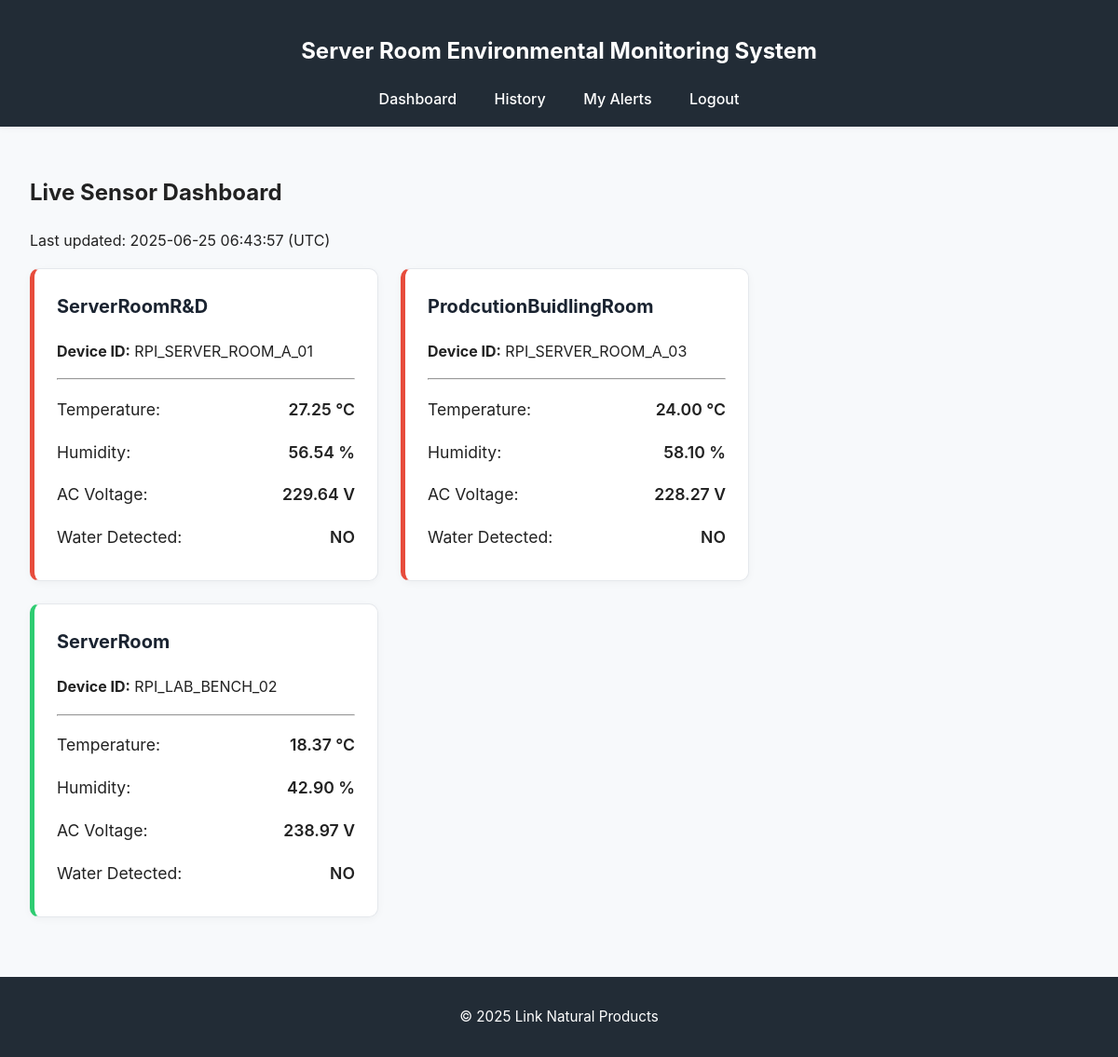
Page /dashboard (signed in) on the committed database.
### app/models.py (models this page shows, shortened)
class Device(db.Model):
    id = db.Column(db.Integer, primary_key=True)
    name = db.Column(db.String(120), nullable=False)
    unique_hardware_id = db.Column(db.String(120), unique=True, nullable=False)
    category = db.Column(db.String(120), default='default')
    temp_threshold_high = db.Column(db.Float)
    humidity_threshold_low = db.Column(db.Float)
    humidity_threshold_high = db.Column(db.Float)
    alert_on_water = db.Column(db.Boolean, default=True)
    voltage_threshold_low = db.Column(db.Float)
    voltage_threshold_high = db.Column(db.Float)
    temp_alert_status = db.Column(db.Boolean, default=False)
    humidity_alert_status = db.Column(db.Boolean, default=False)
    water_alert_status = db.Column(db.Boolean, default=False)
    voltage_alert_status = db.Column(db.Boolean, default=False)
    sensor_data = db.relationship('SensorData', backref='device', lazy='dynamic')
    alerts = db.relationship('AlertLog', backref='device', lazy='dynamic')

class SensorData(db.Model):
    id = db.Column(db.Integer, primary_key=True)
    temperature = db.Column(db.Float)
    humidity = db.Column(db.Float)
    ac_voltage = db.Column(db.Float)
    water_detected = db.Column(db.Boolean, default=False)
    timestamp = db.Column(db.DateTime, index=True, default=datetime.utcnow)
    device_id = db.Column(db.Integer, db.ForeignKey('device.id'))

### app/routes.py (the view)
@bp.route('/dashboard')
@login_required
def dashboard():
    assigned_devices = current_user.devices.all()
    assigned_device_ids = [device.id for device in assigned_devices]
    latest_logs_with_status = []
    if assigned_device_ids:
        subquery = db.session.query(
            SensorData.device_id,
            db.func.max(SensorData.timestamp).label('max_timestamp')
        ).filter(SensorData.device_id.in_(assigned_device_ids)).group_by(SensorData.device_id).subquery()
        results = db.session.query(SensorData, Device).join(
            subquery,
            db.and_(
                SensorData.device_id == subquery.c.device_id,
                SensorData.timestamp == subquery.c.max_timestamp
            )
        ).join(Device, SensorData.device_id == Device.id).all()
        for log, device in results:
            latest_logs_with_status.append({
                'log': log,
                'device': device
            })
    current_time = datetime.now(timezone.utc).strftime('%Y-%m-%d %H:%M:%S')
    return render_template(
        'dashboard.html',
        items=latest_logs_with_status,
        last_updated=current_time
    )

### app/auth.py (called while the page is built)
@login.user_loader
def load_user(id):
    return User.query.get(int(id))

### app/templates/dashboard.html (shortened to what this page needs)
{% extends 'layout.html' %}
{% block content %}
  <h2>Live Sensor Dashboard</h2>
  <p>Last updated: {{ last_updated }} (UTC)</p>
  {% if items %}
    <div class="cards-container">
      {% for item in items %}
        {% set status_class = 'status-ok' %}
        {% if item.device.temp_alert_status or item.device.humidity_alert_status or item.device.water_alert_status %}
          {% set status_class = 'status-alert' %}
        {% endif %}
        <div class="card {{ status_class }}">
          <h3>{{ item.device.name }}</h3>
          <p><strong>Device ID:</strong> {{ item.device.unique_hardware_id }}</p>
          <hr>
          <p class="sensor-reading temp">Temperature: <span>{{ '%.2f'|format(item.log.temperature) }} °C</span></p>
          <p class="sensor-reading humidity">Humidity: <span>{{ '%.2f'|format(item.log.humidity) }} %</span></p>
          <p class="sensor-reading voltage">AC Voltage: <span>{{ '%.2f'|format(item.log.ac_voltage) }} V</span></p>
          <p class="sensor-reading water">Water Detected:
            {% if item.log.water_detected %}
              <span class="alert">YES</span>
            {% else %}
              <span>NO</span>
            {% endif %}
          </p>
        </div>
      {% endfor %}
    </div>
  {% else %}
    <p>No sensor data available yet for your assigned devices.</p>
  {% endif %}
{% endblock %}

### app/templates/layout.html (shortened to what this page needs)
<!doctype html>
<html lang="en">
  <head>
    <link rel="stylesheet" href="{{ url_for('static', filename='style.css') }}">
  </head>
  <body>
    <nav>
      <h1>Server Room Environmental Monitoring System</h1>
      <div class="nav-links">
          {% if current_user.is_authenticated %}
            <a href="{{ url_for('main.dashboard') }}">Dashboard</a>
            <a href="{{ url_for('main.history') }}">History</a>
            <a href="{{ url_for('main.alerts') }}">My Alerts</a>
            <a href="{{ url_for('auth.logout') }}">Logout</a>
          {% else %}
            <a href="{{ url_for('auth.login') }}">Login</a>
          {% endif %}
      </div>
    </nav>
    <main>
      {% block content %}{% endblock %}
    </main>
    <footer>
      <p>&copy; 2025 Link Natural Products</p>
    </footer>
  </body>
</html>

### app/static/style.css (style rules this page uses)
body { font-family: -apple-system, BlinkMacSystemFont, "Segoe UI", Roboto, "Helvetica Neue", Arial, sans-serif; line-height: 1.6; background-color: #f7f9fb; margin: 0; color: #222; }
nav { background-color: #222c36; color: white; padding: 1rem; text-align: center; box-shadow: 0 2px 8px rgba(0,0,0,0.04); }
main { padding: 2rem; max-width: 1200px; margin: auto; }
footer { text-align: center; padding: 1rem; margin-top: 2rem; background-color: #222c36; color: white; font-size: 0.95rem; }
.cards-container { display: flex; flex-wrap: wrap; gap: 24px; }
.card { background: white; border: 1px solid #e5e8ec; border-radius: 10px; padding: 24px; box-shadow: 0 2px 8px rgba(0,0,0,0.04); min-width: 320px; transition: box-shadow 0.2s; }
.card h3 { margin-top: 0; font-size: 1.25rem; color: #1a2330; }
.sensor-reading { font-size: 1.1rem; margin-bottom: 0.5rem; }
.sensor-reading span { font-weight: 600; float: right; }
.nav-links a { color: white; text-decoration: none; margin: 0 18px; font-weight: 500; transition: color 0.2s; }
.card.status-ok { border-left: 5px solid #2ecc71; }
.card.status-alert { border-left: 5px solid #e74c3c; animation: pulse-red 2s infinite; }

### rows in the picture
Device: device.name "ServerRoomR&D", device.unique_hardware_id "RPI_SERVER_ROOM_A_01"
SensorData: log.temperature "27.25", log.humidity "56.54", log.ac_voltage "229.64"
Device: device.name "ProdcutionBuidlingRoom", device.unique_hardware_id "RPI_SERVER_ROOM_A_03"
SensorData: log.temperature "24.00", log.humidity "58.10", log.ac_voltage "228.27"
Device: device.name "ServerRoom", device.unique_hardware_id "RPI_LAB_BENCH_02"
SensorData: log.temperature "18.37", log.humidity "42.90", log.ac_voltage "238.97"
